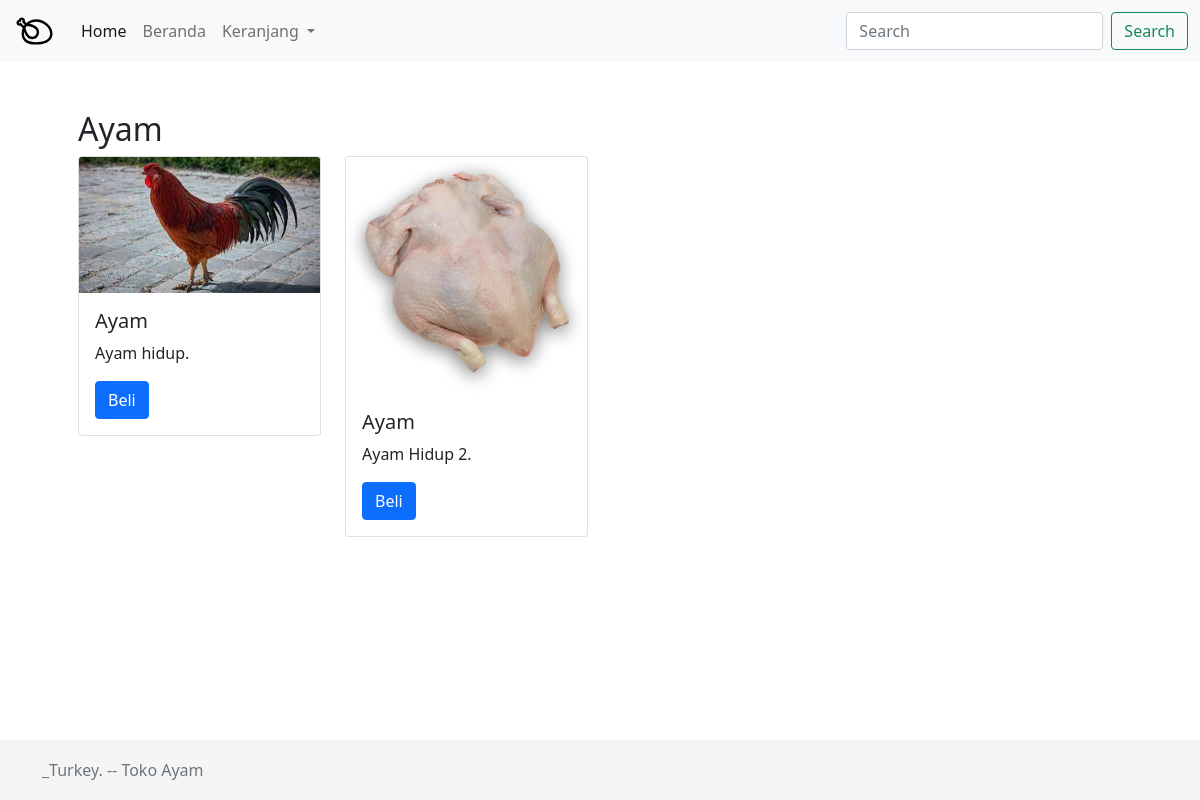
/beranda.php (signed in), run on the app's committed database.
### tables this page shows
CREATE TABLE `produk` (
  `id_produk` int(11) NOT NULL AUTO_INCREMENT,
  `nama_produk` varchar(100) NOT NULL,
  `deskripsi` text NOT NULL,
  `harga` int(11) NOT NULL,
  `foto_produk` varchar(255) NOT NULL,
  PRIMARY KEY (`id_produk`)
);

### beranda.php (the view, shortened to what this page needs)
<?php
include "header.php";
?>
<h2>Ayam</h2>
<div class="row">
	<?php
	include "db.php";
	$query = "SELECT * FROM produk";
	if ($stmt = $conn->prepare($query)) {
		$stmt->execute();
		$stmt->bind_result($id, $nama, $deskripsi, $harga, $foto_produk);
		while ($stmt->fetch()) {
	?>
			<div class="col-md-3">
				<div class="card">
					<img src="<?= $foto_produk ?>" class="card-img-top">
					<div class="card-body">
						<h5 class="card-title"><?= $nama ?></h5>
						<p class="card-text"><?= substr($deskripsi, 0, 20) ?></p>
						<a href="beli_produk.php?id=<?= $id ?>" class="btn btn-primary">Beli</a>
					</div>
				</div>
			</div>
	<?php
		}
	} else {
		die("Failed to prepare() statement: " . $conn->error);
	}
	?>
</div>
<?php
include "footer.php";
?>

### public/style.css (style rules this page uses)
html { position: relative; min-height: 100%; }

### data on the page
produk: foto_produk (picture), nama_produk "Ayam", deskripsi "Ayam hidup."
produk: foto_produk (picture), nama_produk "Ayam", deskripsi "Ayam Hidup 2."
